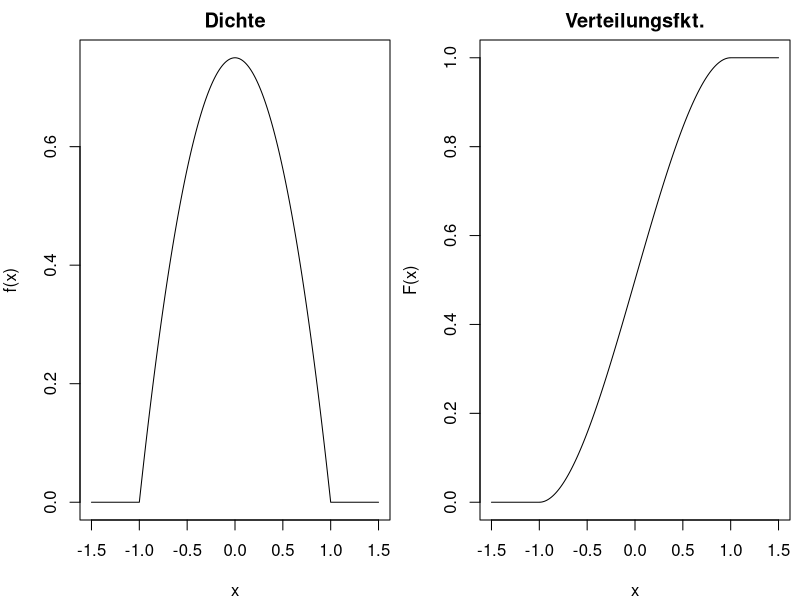
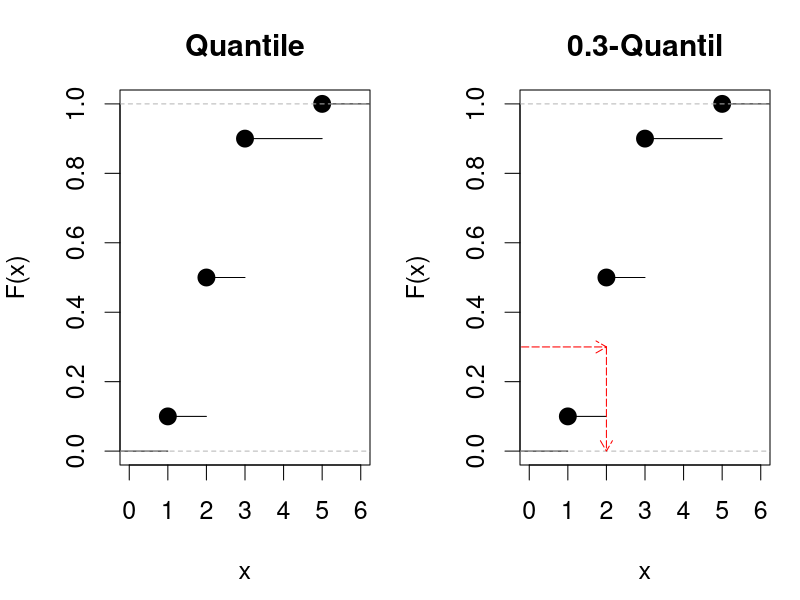
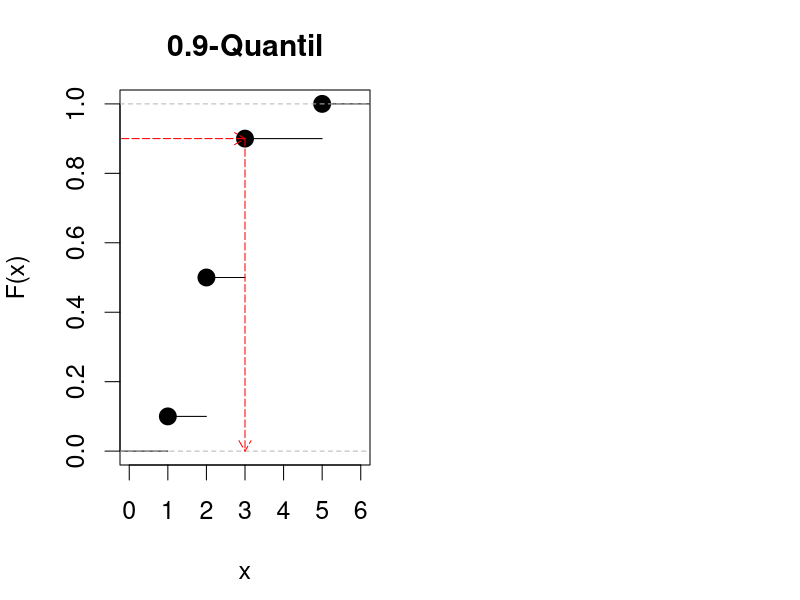

Write R code to recreate these figures, in order.
## ---- chunk 1
#| echo: FALSE
#| fig-height: 5
#| fig-width: 10
x <- seq(-1,1,length=200)
xx <- c(-1.5,x,1.5)
ff <- c(0,0.75*(1-x^2),0)
FF <- c(0,-0.25*x^3+0.75*x+0.5,1)
par(mfrow=c(1,2),mar=c(4,4,2,0.5))
plot(xx, ff, t="l", 
     xlim=c(-1.5,1.5), 
     xlab="x",
     ylab="f(x)", 
     main="Dichte")
plot(xx, FF, t="l", 
     xlim=c(-1.5,1.5), 
     xlab="x",
     ylab="F(x)", 
     main="Verteilungsfkt.")
## ---- chunk 2
dx <- 0.001
x <- seq(from=-0.2, to=0.3, by=dx)
f <- 0.75*(1 - x^2)
sum(f * dx)  # (analytisch: 0.36625)
## ---- chunk 3
#| echo: FALSE
par(mar=c(4.5,4,3,1),cex=1.5)
x <- c(1,2,2,2,2,3,3,3,3,5)
plot(ecdf(x),ylab="F(x)",main="Quantile")
## ---- chunk 4
#| echo: FALSE
par(mar=c(4.5,4,3,1),cex=1.5)
x <- c(1,2,2,2,2,3,3,3,3,5)
plot(ecdf(x),ylab="F(x)",main="0.3-Quantil")
arrows(-0.2,0.3,2,0.3,col="red",length=0.12,lty=5)
arrows(2,0.3,2,0,col="red",length=0.12,lty=5)
## ---- chunk 5
#| echo: FALSE
par(mar=c(4.5,4,3,1),cex=1.5)
x <- c(1,2,2,2,2,3,3,3,3,5)
plot(ecdf(x),ylab="F(x)",main="0.9-Quantil")
arrows(-0.2,0.9,3,0.9,col="red",length=0.12,lty=5)
arrows(3,0.9,3,0,col="red",length=0.12,lty=5)
## ---- chunk 6
xj <- c(-5, 10, 45)
fj <- c(0.05, 0.70, 0.25)
sum(xj * fj)
## ---- chunk 7
dx <- 0.0001
x <- seq(from=0, to=1, by=dx)
f <- 2*x
sum(x * f * dx)
## ---- chunk 8
xj <- c(-5, 10, 45)
fj <- c(0.05, 0.7, 0.25)
EX <- sum(xj * fj)
sum((xj - EX)^2 * fj)
## ---- chunk 9
dx <- 0.0001
x <- seq(from=0, to=1, by=dx)
f <- 2*x
EX <- sum(x * f * dx)
sum((x - EX)^2 * f * dx)
